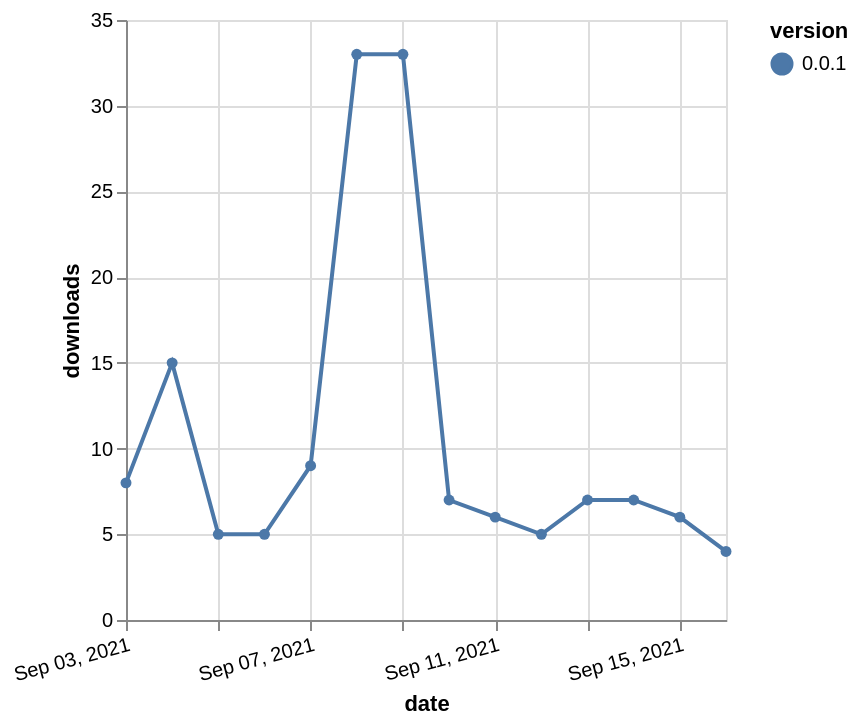

The Vega-Lite source for this figure:
### Vega-Lite specification from a JSON file in a GitHub repository (floating-point values rounded to 4 significant figures)
{"$schema": "https://vega.github.io/schema/vega-lite/v5.json", "description": "A simple bar chart with embedded data.", "data": {"values": [{"date": "2021-09-03", "total": 8541, "delta": 8, "version": "0.0.1"}, {"date": "2021-09-04", "total": 8556, "delta": 15, "version": "0.0.1"}, {"date": "2021-09-05", "total": 8561, "delta": 5, "version": "0.0.1"}, {"date": "2021-09-06", "total": 8566, "delta": 5, "version": "0.0.1"}, {"date": "2021-09-07", "total": 8575, "delta": 9, "version": "0.0.1"}, {"date": "2021-09-08", "total": 8608, "delta": 33, "version": "0.0.1"}, {"date": "2021-09-09", "total": 8641, "delta": 33, "version": "0.0.1"}, {"date": "2021-09-10", "total": 8648, "delta": 7, "version": "0.0.1"}, {"date": "2021-09-11", "total": 8654, "delta": 6, "version": "0.0.1"}, {"date": "2021-09-12", "total": 8659, "delta": 5, "version": "0.0.1"}, {"date": "2021-09-13", "total": 8666, "delta": 7, "version": "0.0.1"}, {"date": "2021-09-14", "total": 8673, "delta": 7, "version": "0.0.1"}, {"date": "2021-09-15", "total": 8679, "delta": 6, "version": "0.0.1"}, {"date": "2021-09-16", "total": 8683, "delta": 4, "version": "0.0.1"}]}, "width": "container", "mark": {"type": "line", "point": {"filled": true}}, "encoding": {"x": {"field": "date", "type": "temporal", "timeUnit": "yearmonthdate", "title": "date", "axis": {"labelAngle": -15}}, "y": {"field": "delta", "type": "quantitative", "title": "downloads"}, "color": {"field": "version", "type": "nominal"}, "tooltip": {"field": "delta"}}}
